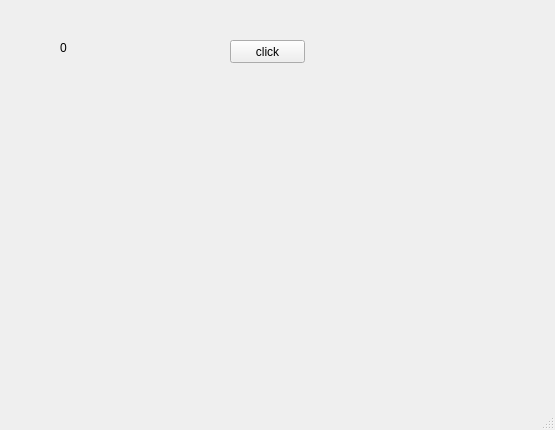
<?xml version="1.0" encoding="UTF-8"?>
<ui version="4.0">
 <class>MainWindow</class>
 <widget class="QMainWindow" name="MainWindow">
  <property name="geometry">
   <rect>
    <x>0</x>
    <y>0</y>
    <width>555</width>
    <height>430</height>
   </rect>
  </property>
  <property name="windowTitle">
   <string>MainWindow</string>
  </property>
  <widget class="QWidget" name="centralwidget">
   <widget class="QLabel" name="lbl">
    <property name="geometry">
     <rect>
      <x>60</x>
      <y>40</y>
      <width>81</width>
      <height>16</height>
     </rect>
    </property>
    <property name="text">
     <string>0</string>
    </property>
   </widget>
   <widget class="QPushButton" name="pb">
    <property name="geometry">
     <rect>
      <x>230</x>
      <y>40</y>
      <width>75</width>
      <height>23</height>
     </rect>
    </property>
    <property name="text">
     <string>click</string>
    </property>
   </widget>
  </widget>
  <widget class="QMenuBar" name="menubar">
   <property name="geometry">
    <rect>
     <x>0</x>
     <y>0</y>
     <width>555</width>
     <height>21</height>
    </rect>
   </property>
  </widget>
  <widget class="QStatusBar" name="statusbar"/>
 </widget>
 <resources/>
 <connections/>
</ui>
